Frame 1 (no input): blank canvas, image omitted
Frame 60 (no input): blank canvas, image omitted
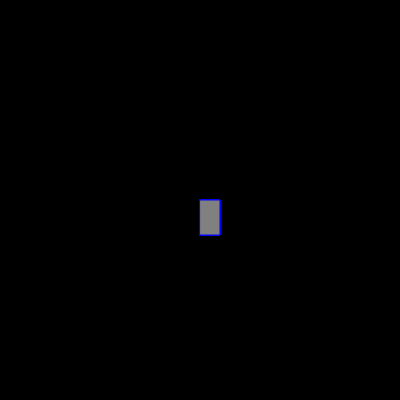
Frame 120 (the mouse pressed at the canvas centre since frame 60)

The p5.js sketch whose frames 1 and 60 were blank and that drew this single picture after the mouse press (run headless with seeded random() and noise() and a simulated clock; from frame 60 on, the mouse is pressed at the canvas centre):

// p5.js sketch
// ── sketch.js
function setup() {
    createCanvas(400, 400);
    background("black");
  }
  
  function draw() {
    stroke("blue");
    fill("gray");
  
    // console.log(mouseIsPressed)
  
    if (mouseIsPressed) {
      rect(mouseX, mouseY, 20, 35);
    }
  }
  
